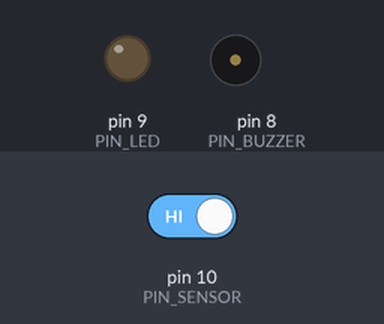
The sketch below on a simulated Arduino Uno, built with avr-gcc and run on an emulated ATmega328P. Parts: output pins drawn as LEDs (lit = HIGH), buzzer (waves = sounding, pin HIGH). Dashed ring = blinking. The test bench sets the inputs (shaded band); at power-on: pin 10 (PIN_SENSOR) HIGH.

Above: at 1.2 s.
1.3 s: pin 10 (PIN_SENSOR) driven LOW
At 1.55 s:
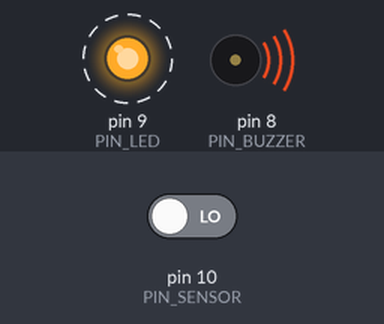
4.3 s: pin 10 (PIN_SENSOR) driven HIGH
At 4.9 s:
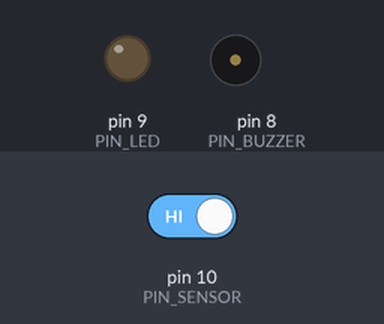
Timing chart, 0 to 7.3 s (numbered marks = the images above; inputs shaded):
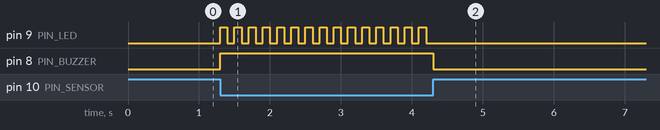

Measured:
- after the input at 1.3 s, pin 9 (PIN_LED): alternates HIGH for 0.10 s and LOW for 0.10 s, starting at once; pin 8 (PIN_BUZZER): LOW → HIGH at once
- after the input at 4.3 s, pin 9 (PIN_LED): stops changing and stays LOW; pin 8 (PIN_BUZZER): HIGH → LOW at once

The sketch:

BLKLab_PRJ_38_Mach_Phat_Hien_Ro_Ri_Khi_Gas_Bang_Arduino.ino
```cpp
/*=================================================================================================
 *                                     BANLINHKIEN.COM                                            *
 ==================================================================================================
*/
// --- KHAI BÁO CẤU HÌNH ---
const int PIN_BUZZER = 8;    // Chân điều khiển còi báo
const int PIN_LED    = 9;    // Chân điều khiển đèn LED báo động
const int PIN_SENSOR = 10;   // Chân nhận tín hiệu từ cảm biến gas (MQ-2)

void setup() {
  pinMode(PIN_LED, OUTPUT);
  pinMode(PIN_BUZZER, OUTPUT);
  pinMode(PIN_SENSOR, INPUT_PULLUP); // Sử dụng PULLUP để tín hiệu ổn định hơn

  // Đảm bảo hệ thống im lặng khi mới khởi động
  digitalWrite(PIN_LED, LOW);
  digitalWrite(PIN_BUZZER, LOW);
}

void loop() {
  // Đọc trạng thái cảm biến (0: Phát hiện gas, 1: Bình thường)
  int gasStatus = digitalRead(PIN_SENSOR);

  if (gasStatus == LOW) {
    // --- TRẠNG THÁI BÁO ĐỘNG ---
    digitalWrite(PIN_BUZZER, HIGH); // Bật còi liên tục để gây chú ý mạnh

    // Nháy đèn LED nhanh để cảnh báo trực quan
    digitalWrite(PIN_LED, HIGH);
    delay(100);
    digitalWrite(PIN_LED, LOW);
    delay(100);
  }
  else {
    // --- TRẠNG THÁI AN TOÀN ---
    digitalWrite(PIN_LED, LOW);
    digitalWrite(PIN_BUZZER, LOW);
  }
}
```
